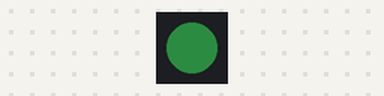
The program below on a simulated Raspberry Pi Pico running MicroPython. Shown: 1 RGB LEDs in strip order, left to right. Dim RGB values are drawn brighter than linear; random numbers come from a fixed seed; what the program prints to the serial console is not drawn.

Above: at 0.14 s.
At 14.11 s:
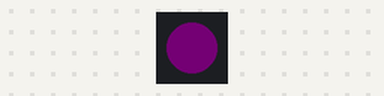
At 28.24 s:
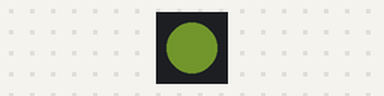
At 35.43 s:
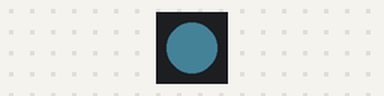
Timing chart, 0 to 40.0 s (numbered marks = the images above):
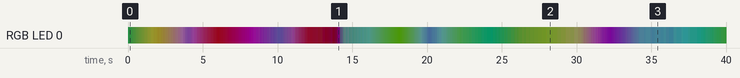

The program:

rgb.py
```python
import array, time, random
from machine import Pin
import rp2

NUM_LEDS = 1
LED_PIN = 22  # PICO_DEFAULT_WS2812_PIN
POWER_PIN = 23  # PICO_DEFAULT_WS2812_POWER_PIN

# Global brightness variable (0.0 to 1.0)
BRIGHTNESS = 0.1

@rp2.asm_pio(sideset_init=rp2.PIO.OUT_LOW, out_shiftdir=rp2.PIO.SHIFT_LEFT, autopull=True, pull_thresh=24)
def ws2812():
    T1 = 2
    T2 = 5
    T3 = 3
    wrap_target()
    label("bitloop")
    out(x, 1)               .side(0)    [T3 - 1]
    jmp(not_x, "do_zero")   .side(1)    [T1 - 1]
    jmp("bitloop")          .side(1)    [T2 - 1]
    label("do_zero")
    nop()                   .side(0)    [T2 - 1]
    wrap()

# Set up the power pin
power_pin = Pin(POWER_PIN, Pin.OUT)
power_pin.value(1)  # Turn on power to the LED

# Create the StateMachine with the ws2812 program, outputting on LED_PIN
sm = rp2.StateMachine(0, ws2812, freq=8_000_000, sideset_base=Pin(LED_PIN))

# Start the StateMachine, it will wait for data on its FIFO.
sm.active(1)

def set_led_color(color):
    sm.put(array.array("I", [color]), 8)

def random_color():
    return random.randint(0, 255) | (random.randint(0, 255) << 8) | (random.randint(0, 255) << 16)

def interpolate(color1, color2, factor):
    r1, g1, b1 = color1 & 255, (color1 >> 8) & 255, (color1 >> 16) & 255
    r2, g2, b2 = color2 & 255, (color2 >> 8) & 255                                                                                                                                                                                                                                                                                                                                                               , (color2 >> 16) & 255
    r = int(r1 + factor * (r2 - r1))
    g = int(g1 + factor * (g2 - g1))
    b = int(b1 + factor * (b2 - b1))
    return (b << 16) | (g << 8) | r

def apply_brightness(color, brightness):
    r, g, b = color & 255, (color >> 8) & 255, (color >> 16) & 255
    r = int(r * brightness)
    g = int(g * brightness)
    b = int(b * brightness)
    return (b << 16) | (g << 8) | r

print("Starting random color transitions with adjustable brightness...")

# Main loop
current_color = random_color()
while True:
    next_color = random_color()
    for i in range(100):  # 100 steps for smooth transition
        transition_color = interpolate(current_color, next_color, i / 100)
        final_color = apply_brightness(transition_color, BRIGHTNESS)
        set_led_color(final_color)
        time.sleep_ms(20)  # Adjust this value to change transition speed
    current_color = next_color

    # Optionally, you can change the brightness here for demo purposes
    # BRIGHTNESS = random.random()  # This will set a random brightness each cycle
```
